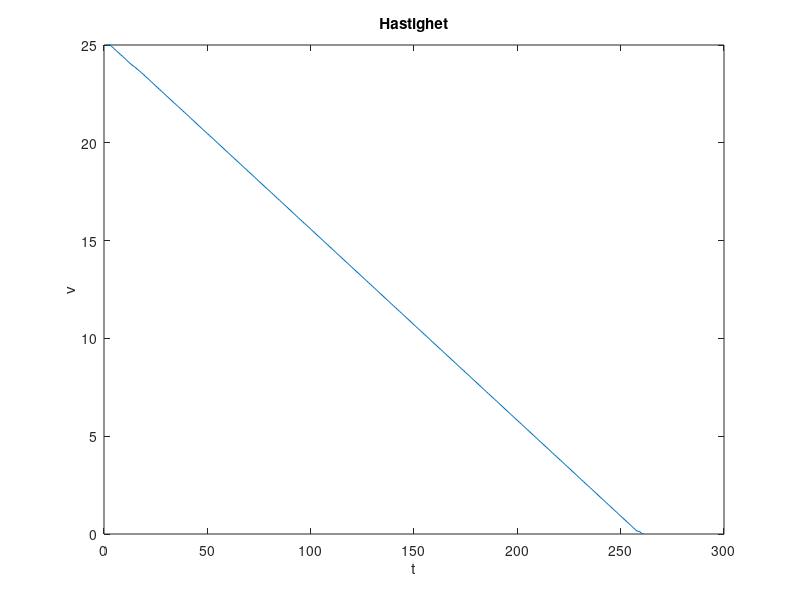
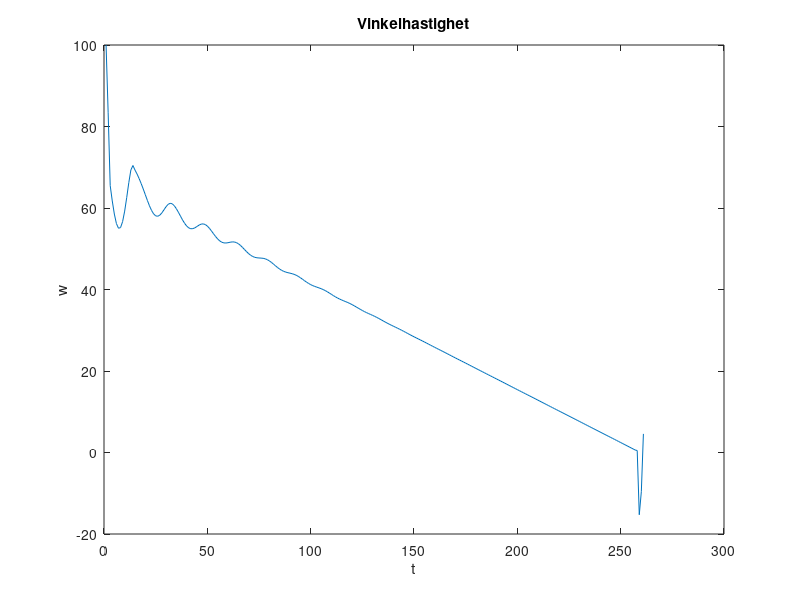
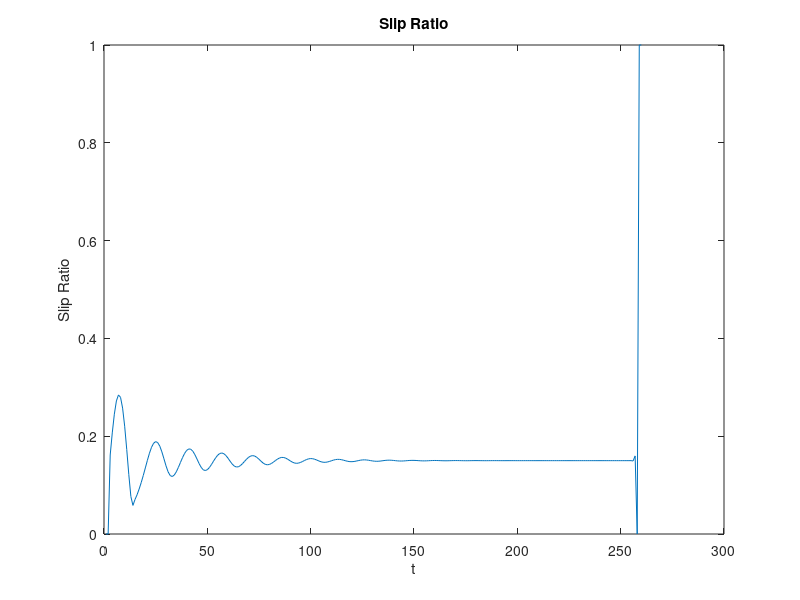

Recreate these plots in MATLAB, in order.
close all
clear all

m = 450;
g = 9.81;
r = 0.32;
I = 1;
v0 = 25;
w0 = 100;
desiredSlip = 0.2; 

%normal force
FN = m*g;

%temporr Mb
Mb = 1500;

%initiell vinkelhast och hast
v(1) = v0;
w(1) = w0;

%controller
Kp = 1000;
P0 = -50;

%counter for vectors
vecPos = 1;

%step size
h = 0.01;

for t = 1:h:10
    
    %calculate slip ratio
    slipRatio(vecPos) = (v(vecPos) - w(vecPos)*r) / v(vecPos);

    %ajust slip if it exceeds its limits
    if(slipRatio(vecPos) > 1)
        slipRatio(vecPos) = 1;
    elseif(slipRatio(vecPos) < 0)
        slipRatio(vecPos) = 0;
    end
    
    %calculate the error
    slipError(vecPos) =  abs(slipRatio(vecPos)-desiredSlip);
    
    %ajust Mb
    if(slipRatio(vecPos) > desiredSlip)
        Mb = Mb - Kp*slipError(vecPos) + P0;
    elseif(slipRatio(vecPos) < desiredSlip)
        Mb = Mb + Kp*slipError(vecPos) + P0;
    end
      
    %calculate friction with pacejkas agic formula
    u = sin(1.9*atan(10*slipRatio(vecPos) - 0.97*(10*slipRatio(vecPos) - atan(10*slipRatio(vecPos)))));

    %u = 1.28*(1-exp(-23.99*slipRatio(vecPos)) - 0.52*slipRatio(vecPos));
    
    %update wheel angular velocity
    dw = (r*u*FN - Mb) / I;
    w(vecPos+1) = w(vecPos) + h*dw;
    
    %update car velocty
    dv = -u*FN/m;
    v(vecPos+1) = v(vecPos ) + dv*h;
    
    %if car velocity is zero or lower, stop simulation
    if(v(vecPos+1) < 0)
        v(vecPos+1) = 0;
        break
    end
    
    %count array
    vecPos = vecPos + 1; 
end
    
plot(v)
title('Hastighet')
xlabel('t') % x-axis label
ylabel('v') % y-axis label

figure
plot(w)
title('Vinkelhastighet')
xlabel('t') % x-axis label
ylabel('w') % y-axis label

figure
plot(slipRatio)
title('Slip Ratio')
xlabel('t') % x-axis label
ylabel('Slip Ratio') % y-axis label
